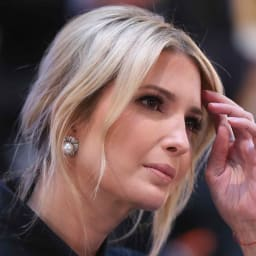
#> input picture images/ivanka.jpg, 256 x 256 px
$ python inpaint1.py
#> lines starting #> are read from the running program, lines starting #| are printed output that depends on the picture
### utils.py
import numpy as np
import cv2
import argparse
import math
import scipy.optimize as optimize
import scipy.sparse as sparse
import scipy.linalg as linalg
from multiprocessing import Pool
import matplotlib.pyplot as plt
import matplotlib
import matplotlib.patches as mpatches
from imageio import imread
import scipy.ndimage.filters as fi
from scipy.signal import convolve2d
#from scipy.ndimage import imread
from timeit import default_timer
from PIL import Image, ImageOps
import scipy.io
from scipy import fftpack

np.random.seed(21)

class ROFImg:
    def __init__(self):
        self.mean = 0
        self.var = 100
        self.sigma = self.var ** 0.5
        self.M=256
        self.N=256
        self.f = list()
        self.init_size()
    def setSize(self,m,n):
        self.M=m
        self.N=n
    def init_size(self):
        L = np.zeros((self.M-1, self.N))
        i,j = np.indices(L.shape)
        L[i==j] = 1
        L[i==j-1] = -1

        self.Dx = sparse.kron(sparse.eye(self.M), L)
        self.Dy = sparse.kron(L, sparse.eye(self.N))

    # [43 lines left out: functions denoise_fourier, median_filter, gaussian_kernel, not called in this run]

    def noise_generator (self,noise_type,image):
        if noise_type == "gauss":
            gauss = np.random.normal(self.mean, self.sigma, image.shape)
            gauss = gauss.reshape(image.shape)
            noisy = image + gauss
            return noisy.astype(int)
        elif noise_type == "s&p":
            s_vs_p = 0.5
            amount = 0.004
            out = image+0
            # Generate Salt '1' noise
            num_salt = np.ceil(amount * image.size * s_vs_p)
            coords = [np.random.randint(0, i - 1, int(num_salt))
                  for i in image.shape]
            out[coords] = 255
            # Generate Pepper '0' noise
            num_pepper = np.ceil(amount* image.size * (1. - s_vs_p))
            coords = [np.random.randint(0, i - 1, int(num_pepper))
                  for i in image.shape]
            out[coords] = 0
            return out.astype(int)
        elif noise_type == "poisson":
            vals = len(np.unique(image))
            vals = 2 ** np.ceil(np.log2(vals))
            noisy = np.random.poisson(image * vals) / float(vals)
            return noisy.astype(int)
        elif noise_type =="speckle":
            gauss = np.random.randn(image.shape)
            gauss = gauss.reshape(image.shape)
            noisy = image + image * gauss
            return noisy.astype(int)
        else:
            return image.astype(int)
    # [6 lines left out: function load_text, not called in this run]

    def load_mona_image(self):
        return self.get_image(self.fname)


    def get_simulate_data(self,orig,typ):
        #corrupted = self.noise_generator('gauss',orig)
        corrupted = self.noise_generator(typ,orig)


        return corrupted

    # [22 lines left out: functions get_image, get_text_data, toeplitz, not called in this run]

    def eval_mse(self,x,y):
        return np.mean( (x-y)**2 )

    def rgb2gray(self, img):
        return np.dot(img[...,:3], [0.2989, 0.5870, 0.1140])

    # [29 lines left out: functions show_figure, mean_filter, not called in this run]

    def eval_pnsr(self,mse):
        PIXEL_MAX = 255.0
        return 20 * math.log10(PIXEL_MAX / math.sqrt(mse))

    def get_rgb(self,dir):
#> called with dir = './images/ivanka.jpg'
        return imread(dir)[:self.M,:self.N]
#> returned value is the input picture: shape (256, 256, 3); mean R, G, B 119.9, 93.4, 92.4
#> in noise_generator, `noisy = image + gauss`:
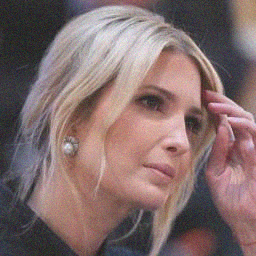
#> noisy: shape (256, 256, 3) float64; mean R, G, B 119.9, 93.4, 92.4; drawn with min black and max white

    # [9 lines left out: function graph, not called in this run]


### detectnoise.py
import cv2
import numpy as np
from imageio import imread,imwrite
#xlnntn châp6 bài 1,3 phương pháp ppmi
#knowlege representation and reasoning( cac chuong lq btl 7,11,12)
#def caculateUa(central,img):
m = 40

def detect(im,lef,windowsize):
    n = int(windowsize/2)
    cent=(n,n)

    #chuyen 2 chieu thanh 1 chieu
    arr = im[ lef[0]:lef[0] + windowsize ,lef[1]:lef[1] + windowsize ]
    cp = arr[cent[0], cent[1]]
    arr = arr.flatten()
    arr = np.delete(arr,n * windowsize + n,0)


    #tinh mean_a, sigma_a, mean_q
    ua = np.mean(arr)
    sa = np.std(arr)
    p = abs(arr - ua)
    up = np.mean(p)
    sp = np.std(p)


    NS = np.mean(abs(arr - cp))

    #dieu kien 1
    T1 = up + sp
    if (NS >= T1):
        return False


    #dieu kien 2
    T2max = ua + 0.5 * sa
    T2min = ua - 0.5 * sa

    if (cp >= T2max or cp <= T2min):
        return False

    #dieu kien 3
    arr.sort()
    l  = windowsize*windowsize - 1
    Q1 = arr[int((l + 1)/4)]
    Q3 = arr[int((3*l +3)/4)]

    if cp>=Q3 or cp<=Q1:
        return False

    return True

# [69 lines left out: function caculateT1, not called in this run]


def algorithm(windowsize,img):
#> called with windowsize = 5
    h, w = img.shape[:2]
#> h = 256; w = 256
    n=int(windowsize/2)
    #h=256
    #w=256

    print("h",h)
#| h 256
    print("w",w)
#| w 256
    print("n",n)

    sumOK = 0

    rows = np.array([])
    cols =  np.array([])

    rows0 = np.array([])
    cols0 =  np.array([])

    matrix = np.ones((h,w))

    for i in range(h-windowsize+1):
        for j in range(w-windowsize+1):
            cp1=int(i + int(windowsize/2))
            cp2=int(j + int(windowsize/2))
            # [5 lines of commented-out code are left out]
            if detect(img[:,:,0], (i,j), windowsize) and detect(img[:,:,1], (i,j), windowsize) and detect(img[:,:,2], (i,j), windowsize):
                sumOK+=1
            else :
                rows0= np.append(rows0,[cp1])
                cols0= np.append(cols0,[cp2])


    rate0 = sumOK/(h*w)
    print("noise rate : ",1-rate0)

    return rows0.astype(int),cols0.astype(int)


# [6 lines left out: function apply_on_3_channels, not called in this run]

# [18 lines that do not run on import are left out]

### inpaint1.py
import numpy as np
import scipy.optimize as optimize
import scipy.sparse as sparse
import scipy.linalg as linalg
from timeit import default_timer
from utils import ROFImg
from detectnoise import *

class Inpaint(ROFImg):
    def __init__(self):
        ROFImg.__init__(self)
    def inpainting_smoothed_sq(self,x, a,b, l=0.5):
        print(l)
        return (linalg.norm(self.Dx.dot(x))**2 + linalg.norm(self.Dy.dot(x))**2) + 0.5 *l* a.dot(linalg.norm(b - x)**2)

    def inpainting_smoothed_sq_grad(self,x,a, b, l=0.5):
        return 2*(0.5*a*l*(x - b) + (self.Dx.T.dot(self.Dx.dot(x)) + self.Dy.T.dot(self.Dy.dot(x))))

    def inpainting_simulate(self):
        ori = self.get_rgb(self.fname)
        #self.M = ori.shape[0]
        #self.N = ori.shape[1]

        noise = self.get_simulate_data(ori,"gauss")
        # [6 lines of commented-out code are left out]
        rows0,cols0,rows1,cols1,rows2,cols2 = algorithm(5,noise)
        #rows0=cols0=rows1=cols1=rows2=cols2 = np.array([])
        #print(rows.shape,cols.shape)
        out = self.inpainting(noise,rows0,cols0,rows1,cols1,rows2,cols2)
        print(self.eval_mse(ori,noise))
        print(self.eval_mse(ori,out))
        self.show_figure(ori,noise,out,noise)

    # [40 lines left out: function inpainting, not called in this run]


test = Inpaint()
test.fname = "./images/ivanka.jpg"

# #### code for inpating #####
lambdas = [1.2]
f = list()
tt=0
for l in lambdas:
    tt+=1
    test.l = l
#> (the run stopped early here; a loop or call above may not have finished)
